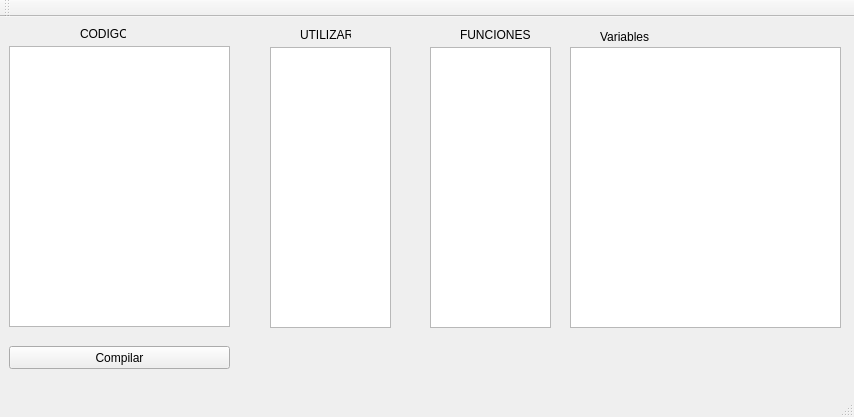
<?xml version="1.0" encoding="UTF-8"?>
<ui version="4.0">
 <class>Editor</class>
 <widget class="QMainWindow" name="Editor">
  <property name="geometry">
   <rect>
    <x>0</x>
    <y>0</y>
    <width>854</width>
    <height>417</height>
   </rect>
  </property>
  <property name="windowTitle">
   <string>Editor</string>
  </property>
  <widget class="QWidget" name="centralWidget">
   <widget class="QTextEdit" name="textEdit">
    <property name="geometry">
     <rect>
      <x>9</x>
      <y>29</y>
      <width>221</width>
      <height>281</height>
     </rect>
    </property>
   </widget>
   <widget class="QPushButton" name="btnCompilar">
    <property name="geometry">
     <rect>
      <x>9</x>
      <y>329</y>
      <width>221</width>
      <height>23</height>
     </rect>
    </property>
    <property name="text">
     <string>Compilar</string>
    </property>
   </widget>
   <widget class="QLabel" name="label">
    <property name="geometry">
     <rect>
      <x>80</x>
      <y>10</y>
      <width>46</width>
      <height>13</height>
     </rect>
    </property>
    <property name="text">
     <string>CODIGO</string>
    </property>
   </widget>
   <widget class="QLabel" name="label_2">
    <property name="geometry">
     <rect>
      <x>460</x>
      <y>10</y>
      <width>71</width>
      <height>16</height>
     </rect>
    </property>
    <property name="text">
     <string>FUNCIONES</string>
    </property>
   </widget>
   <widget class="QLabel" name="label_4">
    <property name="geometry">
     <rect>
      <x>300</x>
      <y>10</y>
      <width>51</width>
      <height>16</height>
     </rect>
    </property>
    <property name="text">
     <string>UTILIZAR</string>
    </property>
   </widget>
   <widget class="QListWidget" name="listUtilizar">
    <property name="geometry">
     <rect>
      <x>270</x>
      <y>30</y>
      <width>121</width>
      <height>281</height>
     </rect>
    </property>
   </widget>
   <widget class="QListWidget" name="listFunciones">
    <property name="geometry">
     <rect>
      <x>430</x>
      <y>30</y>
      <width>121</width>
      <height>281</height>
     </rect>
    </property>
   </widget>
   <widget class="QListWidget" name="listVariables">
    <property name="geometry">
     <rect>
      <x>570</x>
      <y>30</y>
      <width>271</width>
      <height>281</height>
     </rect>
    </property>
   </widget>
   <widget class="QLabel" name="label_5">
    <property name="geometry">
     <rect>
      <x>600</x>
      <y>10</y>
      <width>231</width>
      <height>20</height>
     </rect>
    </property>
    <property name="text">
     <string>Variables</string>
    </property>
   </widget>
  </widget>
  <widget class="QMenuBar" name="menuBar">
   <property name="geometry">
    <rect>
     <x>0</x>
     <y>0</y>
     <width>854</width>
     <height>20</height>
    </rect>
   </property>
  </widget>
  <widget class="QToolBar" name="mainToolBar">
   <attribute name="toolBarArea">
    <enum>TopToolBarArea</enum>
   </attribute>
   <attribute name="toolBarBreak">
    <bool>false</bool>
   </attribute>
  </widget>
  <widget class="QStatusBar" name="statusBar"/>
 </widget>
 <layoutdefault spacing="6" margin="11"/>
 <resources/>
 <connections/>
</ui>
